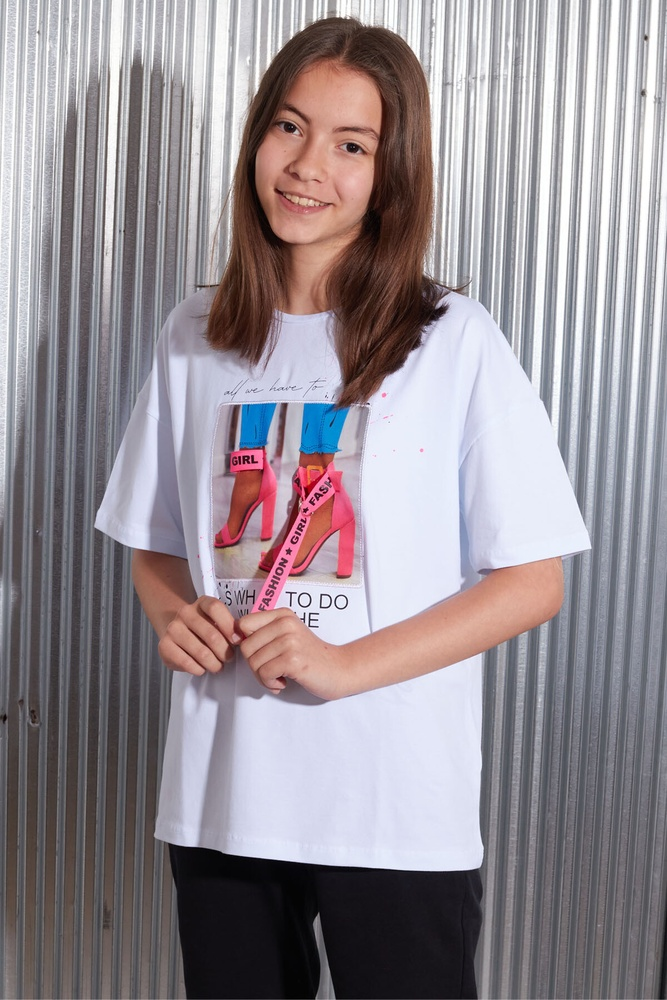
#> input picture OpenCv ie Görüntü İşleme 3/4.Bölüm/image.jpg, 667 x 1000 px, shrunk from 1200 x 1800 before the run
$ python 'Yüz_ve_Göz_Tespiti.py'
#> lines starting #> are read from the running program, lines starting #| are printed output that depends on the picture; after the words box and inside, x2 and y2 are one past the last pixel; in counts of white or black regions, pixels touching at a corner belong together
# -*- coding: utf-8 -*-
"""
@author: Asli Toplu
"""
import cv2

face_cascade = cv2.CascadeClassifier("haarcascade_frontalface_default.xml")
eye_cascade = cv2.CascadeClassifier("haarcascade_eye.xml")

img = cv2.imread("image.jpg")
#> img is the input picture: shape (1000, 667, 3); mean B, G, R 147.6, 141.8, 149.8
img_gray = cv2.cvtColor(img,cv2.COLOR_BGR2GRAY)
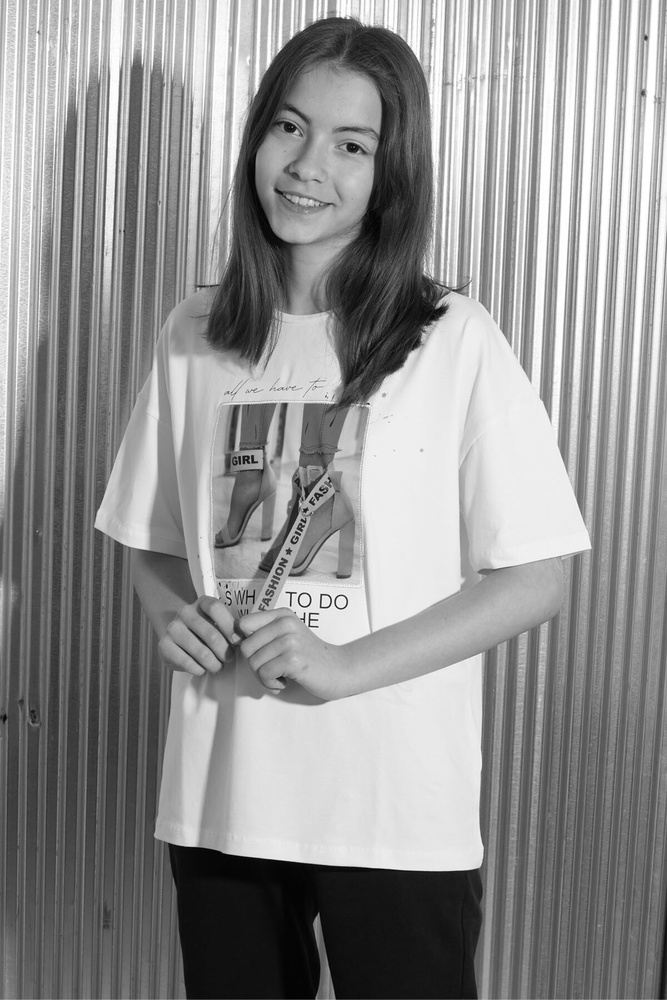
#> img_gray: shape (1000, 667); min 0, max 255, mean 144.9


faces = face_cascade.detectMultiScale(img_gray, 1.3, 10)
#> faces = [[238, 77, 162, 162]]


for x, y, w, h in faces:
    cv2.rectangle(img, (x,y), (x+w, y+h), (255,0,0), 3)
    roi_gray = img_gray[y:y+h, x:x+w]

    eyes = eye_cascade.detectMultiScale(roi_gray, 1.1, 5)

    for ex, ey, ew, eh in eyes:
        cv2.rectangle(img, (ex+x, ey+y), (ex+ew+x, ey+eh+y), (0,255,0),2)
#> this loop made 1 pass
#> (x, y, w, h, eyes) on pass 1: (238, 77, 162, 162, [[93, 52, 39, 39], [29, 30, 43, 43]])
#> pass 1, `roi_gray = img_gray[y:y+h, x:x+w]`:
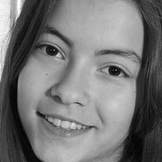
#> roi_gray: shape (162, 162); min 1, max 255, mean 117.9
#> after the loop:
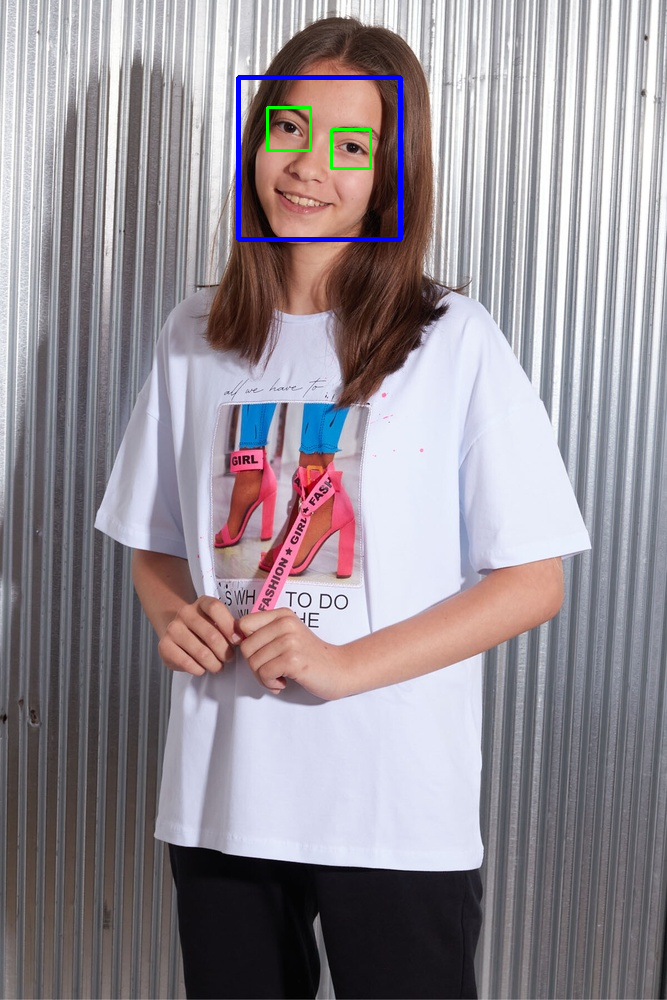
#> img: shape (1000, 667, 3); 0.63% of pixels changed, all inside (x1, y1, x2, y2) = (236, 75, 403, 242)


cv2.imshow("img",img)
cv2.waitKey()
cv2.destroyAllWindows()
